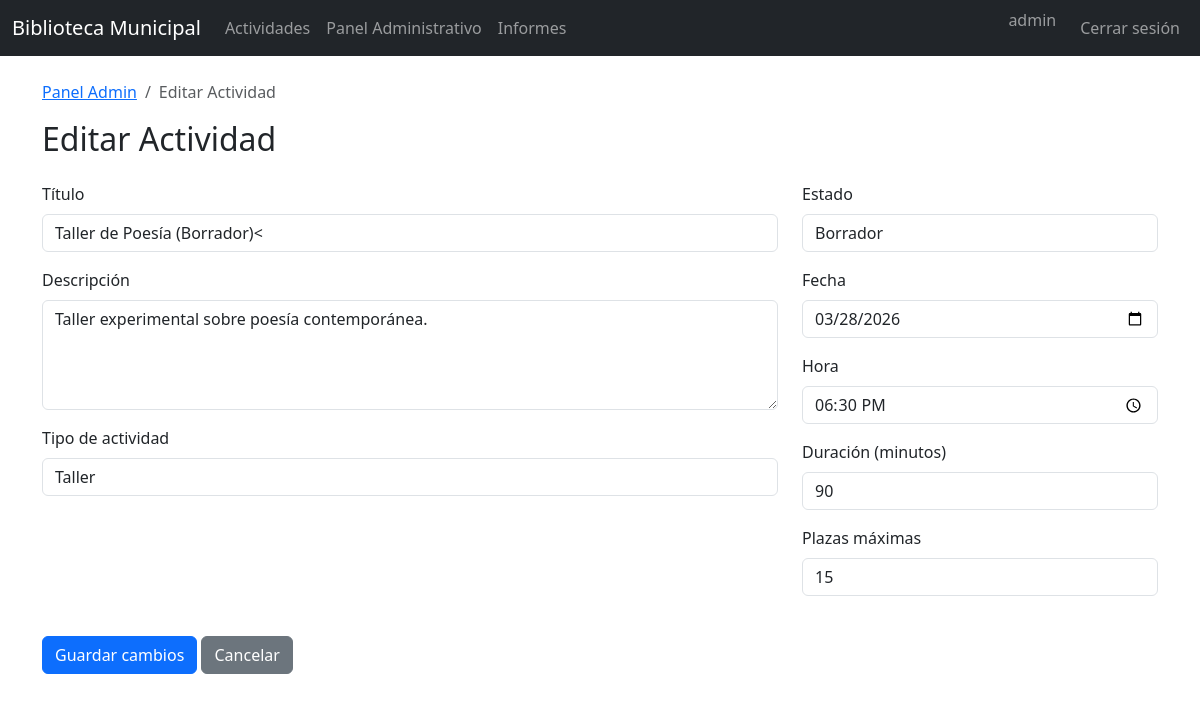
The app's page /admin/activity/10/edit (signed in) with its own data.
### app/models/user.py (models this page shows, shortened)
class User(db.Model, UserMixin):
    id = db.Column(db.Integer, primary_key=True)
    username = db.Column(db.String(100), unique=True, nullable=False)
    password_hash = db.Column(db.String(255), nullable=False)
    role = db.Column(db.String(50), nullable=False)
    name = db.Column(db.String(200), nullable=True)  # Full name for normal users
    email = db.Column(db.String(200), unique=True, nullable=True)  # Email for normal users
    phone = db.Column(db.String(20), nullable=True)  # Phone for normal users

### app/models/activity.py (models this page shows)
class Activity(db.Model):
    id = db.Column(db.Integer, primary_key=True)
    title = db.Column(db.String(200), nullable=False)
    description = db.Column(db.Text)
    type = db.Column(db.String(100))  # Tipo de actividad (taller, club de lectura, etc.)
    date = db.Column(db.Date, nullable=False)
    time = db.Column(db.String(10))  # Hora (formato HH:MM)
    duration = db.Column(db.Integer)  # Duración en minutos
    max_slots = db.Column(db.Integer, nullable=False)
    status = db.Column(db.String(50), default="borrador")
    created_at = db.Column(db.DateTime, default=datetime.utcnow)
    updated_at = db.Column(db.DateTime, default=datetime.utcnow, onupdate=datetime.utcnow)
    enrollments = db.relationship('Enrollment', backref='activity', lazy=True, cascade='all, delete-orphan')

### app/routes/admin.py (the view, shortened to what this page needs)
@admin_bp.route("/activity/<int:activity_id>/edit", methods=["GET", "POST"])
@login_required
@admin_required
def edit_activity(activity_id):
    activity = Activity.query.get_or_404(activity_id)
    return render_template("admin/edit_activity.html", activity=activity)

### app/routes/admin.py (called while the page is built)
def admin_required(f):
    @wraps(f)
    def decorated_function(*args, **kwargs):
        if not current_user.is_authenticated or current_user.role != 'admin':
            flash('No tienes permisos para acceder a esta página', 'error')
            return redirect(url_for('activities.index'))
        return f(*args, **kwargs)
    return decorated_function

### app/templates/admin/edit_activity.html (shortened to what this page needs)
{% extends "base.html" %}
{% block content %}
<nav aria-label="breadcrumb">
    <ol class="breadcrumb">
        <li class="breadcrumb-item"><a href="{{ url_for('admin.dashboard') }}">Panel Admin</a></li>
        <li class="breadcrumb-item active">Editar Actividad</li>
    </ol>
</nav>
<h2>Editar Actividad</h2>
<form method="POST" class="mt-4">
    <div class="row">
        <div class="col-md-8">
            <div class="mb-3">
                <label class="form-label">Título</label>
                <input type="text" name="title" class="form-control"
                       value="{{ activity.title }}" required>
            </div>
            <div class="mb-3">
                <label class="form-label">Descripción</label>
                <textarea name="description" class="form-control" rows="4">{{ activity.description or '' }}</textarea>
            </div>
            <div class="mb-3">
                <label class="form-label">Tipo de actividad</label>
                <select name="type" class="form-control">
                    <option value="taller" {% if activity.type == 'taller' %}selected{% endif %}>Taller</option>
                </select>
            </div>
        </div>
        <div class="col-md-4">
            <div class="mb-3">
                <label class="form-label">Estado</label>
                <select name="status" class="form-control" required>
                    <option value="borrador" {% if activity.status == 'borrador' %}selected{% endif %}>Borrador</option>
                </select>
            </div>
            <div class="mb-3">
                <label class="form-label">Fecha</label>
                <input type="date" name="date" class="form-control"
                       value="{{ activity.date }}" required>
            </div>
            <div class="mb-3">
                <label class="form-label">Hora</label>
                <input type="time" name="time" class="form-control"
                       value="{{ activity.time or '' }}">
            </div>
            <div class="mb-3">
                <label class="form-label">Duración (minutos)</label>
                <input type="number" name="duration" class="form-control"
                       value="{{ activity.duration or '' }}" placeholder="60">
            </div>
            <div class="mb-3">
                <label class="form-label">Plazas máximas</label>
                <input type="number" name="max_slots" class="form-control"
                       value="{{ activity.max_slots }}" required min="1">
            </div>
        </div>
    </div>
    <div class="mt-4">
        <button type="submit" class="btn btn-primary">Guardar cambios</button>
        <a href="{{ url_for('admin.dashboard') }}" class="btn btn-secondary">Cancelar</a>
    </div>
</form>
{% endblock %}

### app/templates/base.html (shortened to what this page needs)
<!DOCTYPE html>
<html lang="es">
<head>
    <link href="https://cdn.jsdelivr.net/npm/bootstrap@5.3.2/dist/css/bootstrap.min.css" rel="stylesheet">
</head>
<body>
<nav class="navbar navbar-expand-lg navbar-dark bg-dark mb-4">
    <div class="container-fluid">
        <a class="navbar-brand" href="{{ url_for('activities.index') }}">Biblioteca Municipal</a>
        <div class="collapse navbar-collapse" id="navbarNav">
            <ul class="navbar-nav me-auto">
                <li class="nav-item">
                    <a class="nav-link" href="{{ url_for('activities.index') }}">Actividades</a>
                </li>
                {% if current_user.is_authenticated %}
                <li class="nav-item">
                    <a class="nav-link" href="{{ url_for('admin.dashboard') }}">Panel Administrativo</a>
                </li>
                <li class="nav-item">
                    <a class="nav-link" href="{{ url_for('admin.reports') }}">Informes</a>
                </li>
                {% endif %}
            </ul>
            <ul class="navbar-nav">
                {% if current_user.is_authenticated %}
                <li class="nav-item">
                    <span class="navbar-text me-3">
                         {{ current_user.username }}
                    </span>
                </li>
                <li class="nav-item">
                    <a class="nav-link" href="{{ url_for('auth.logout') }}">Cerrar sesión</a>
                </li>
                {% else %}
                <li class="nav-item">
                    <a class="nav-link" href="{{ url_for('auth.login') }}">Iniciar sesión</a>
                </li>
                {% endif %}
            </ul>
        </div>
    </div>
</nav>
<div class="container">
    {% block content %}{% endblock %}
</div>
</body>
</html>

### records on screen
User: username "admin"
Activity: title "Taller de Poesía (Borrador)<", description "Taller experimental sobre poesía contemporánea.", type "Taller", status "Borrador", date "03/28/2026", time "18:30", duration "90", max_slots "15"
